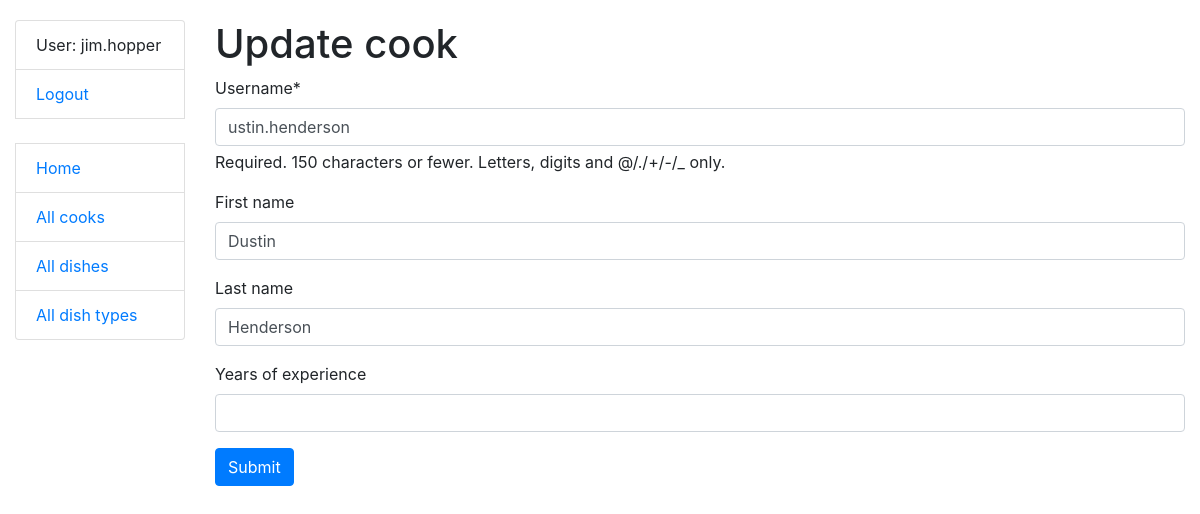
The app's page /cooks/5/update/ (signed in), older data.
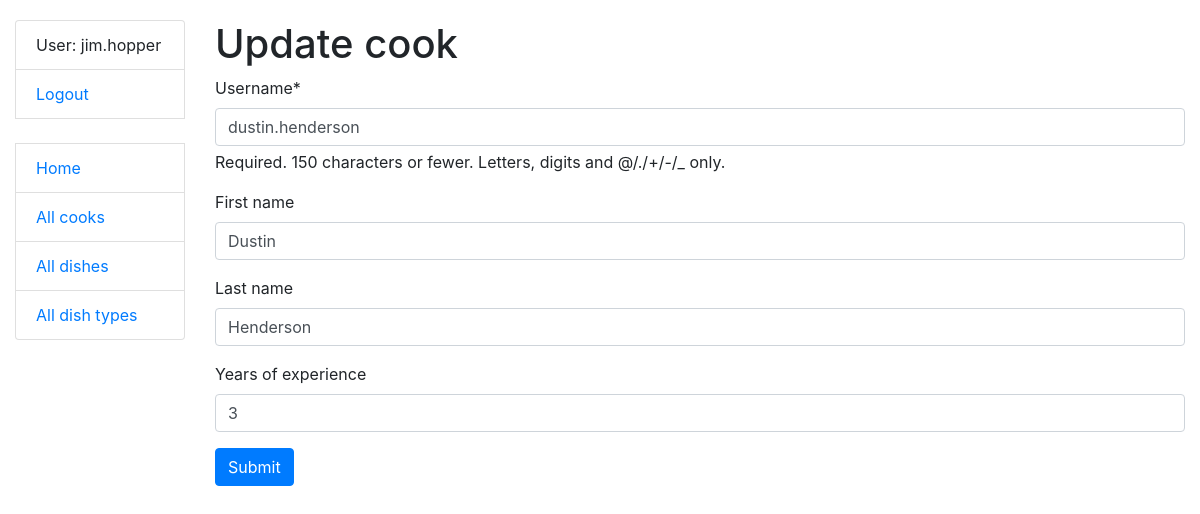
The same page, newer data.
### kitchen/models.py (models this page shows, shortened)
class Cook(AbstractUser):
    years_of_experience = models.IntegerField(null=True, blank=True)
    class Meta:
        ordering = ["username"]

### kitchen/views.py (the view)
class CookUpdateView(LoginRequiredMixin, generic.UpdateView):
    model = Cook
    form_class = CookUpdatingForm

### kitchen/forms.py (shortened to what this page needs)
class CookUpdatingForm(forms.ModelForm):
    class Meta(UserCreationForm.Meta):
        model = Cook
        fields = (
            "username",
            "first_name",
            "last_name",
            "years_of_experience"
        )

### templates/kitchen/cook_form.html (shortened to what this page needs)
{% extends "base.html" %}
{% load crispy_forms_filters %}
{% block content %}
  <h1>{{ object|yesno:"Update,Create" }} cook</h1>
  <form action="" method="post" novalidate>
    {{ form|crispy }}
    <input type="submit" value="Submit" class="btn btn-primary">
  </form>
{% endblock %}

Row changes from the older to the newer data that the page shows:
changed Cook "Dustin": username "ustin.henderson" → "dustin.henderson"; years_of_experience (not shown) → "3"
